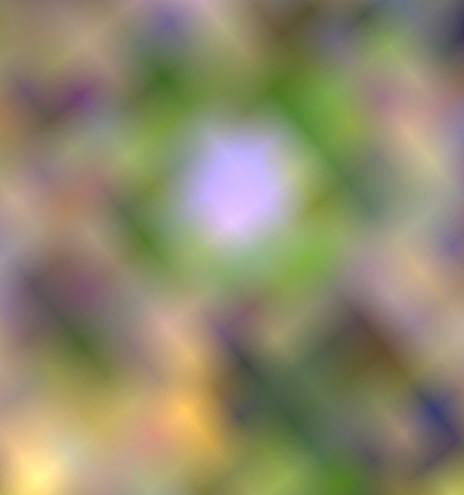
#> input picture Lab_4/low.jpg, 464 x 495 px
$ python Lab_4_1.py
#> lines starting #> are read from the running program, lines starting #| are printed output that depends on the picture; after the words box and inside, x2 and y2 are one past the last pixel; in counts of white or black regions, pixels touching at a corner belong together
import cv2
import numpy as np
import os

# Файли зображень
FILE_LANDSAT = 'low.jpg'
FILE_BING = 'bing.jpg'

# Розміри вікна
WINDOW_WIDTH = 800
WINDOW_HEIGHT = 600

# Глобальні змінні для стану
img_display = None
mode_current = None
window_name = None
trackbars_ready = False


def on_trackbar(val):
    # Перевірка готовності інтерфейсу
    if not trackbars_ready or img_display is None: return

    output = img_display.copy()
    h_img, w_img = img_display.shape[:2]

    # Маска для перегляду роботи алгоритму
    display_mask = np.zeros((h_img, w_img), dtype=np.uint8)

    # ==========================================================
    # РЕЖИМ 1: LANDSAT (Низька якість)
    # ==========================================================
    if mode_current == 'low':
        # Зчитування налаштувань
        thresh_white = cv2.getTrackbarPos('White Thresh', window_name)
        thresh_black = cv2.getTrackbarPos('Black Thresh', window_name)
        min_area = cv2.getTrackbarPos('Min Area', window_name)

        # Конвертація кольорових просторів
        hsv = cv2.cvtColor(img_display, cv2.COLOR_BGR2HSV)
        gray = cv2.cvtColor(img_display, cv2.COLOR_BGR2GRAY)

        # Попереднє розмиття та посилення контрасту
        blurred_gray = cv2.GaussianBlur(gray, (9, 9), 0)
        clahe = cv2.createCLAHE(clipLimit=8.0, tileGridSize=(8, 8))
        enhanced = clahe.apply(blurred_gray)

        # Виділення дуже світлих та дуже темних зон
        _, mask_white = cv2.threshold(enhanced, thresh_white, 255, cv2.THRESH_BINARY)
        _, mask_dark = cv2.threshold(enhanced, thresh_black, 255, cv2.THRESH_BINARY_INV)
        mask_brightness = cv2.bitwise_or(mask_white, mask_dark)

        # Пошук специфічних кольорів будинків (синій/фіолетовий відтінок)
        lower_blue_purple = np.array([100, 20, 20])
        upper_blue_purple = np.array([170, 255, 255])
        mask_special_buildings = cv2.inRange(hsv, lower_blue_purple, upper_blue_purple)

        # Об'єднання зон яскравості та кольору
        mask_candidates = cv2.bitwise_or(mask_brightness, mask_special_buildings)

        # Маска землі/трави для видалення (від червоного до зеленого)
        lower_ground = np.array([0, 20, 20])
        upper_ground = np.array([95, 255, 255])
        mask_garbage = cv2.inRange(hsv, lower_ground, upper_ground)

        # Фінальна маска: Кандидати мінус Сміття
        mask_keep = cv2.bitwise_not(mask_garbage)
        final_mask = cv2.bitwise_and(mask_candidates, mask_candidates, mask=mask_keep)

        # Морфологія: закриття дірок та видалення шуму
        kernel = np.ones((7, 7), np.uint8)
        final_mask = cv2.morphologyEx(final_mask, cv2.MORPH_CLOSE, kernel, iterations=2)
        final_mask = cv2.morphologyEx(final_mask, cv2.MORPH_OPEN, kernel, iterations=1)

        display_mask = final_mask

        # Пошук контурів
        contours, _ = cv2.findContours(final_mask, cv2.RETR_EXTERNAL, cv2.CHAIN_APPROX_SIMPLE)
        count = 0
        for cnt in contours:
            if cv2.contourArea(cnt) > min_area:
                x, y, w, h = cv2.boundingRect(cnt)
                # Ігнорування країв
                if x <= 2 or y <= 2 or (x + w) >= w_img - 2 or (y + h) >= h_img - 2: continue

                # Малювання: Товста рамка та великий шрифт
                cv2.rectangle(output, (x, y), (x + w, y + h), (0, 255, 0), 12)
                cv2.rectangle(output, (x, y - 160), (x + 200, y), (0, 0, 0), -1)
                cv2.putText(output, str(count + 1), (x + 10, y - 20),
                            cv2.FONT_HERSHEY_SIMPLEX, 6.0, (0, 255, 255), 12)
                count += 1

        # Загальний лічильник
        cv2.rectangle(output, (0, 0), (900, 200), (0, 0, 0), -1)
        cv2.putText(output, f"Found: {count}", (10, 150), cv2.FONT_HERSHEY_SIMPLEX, 5.0, (0, 255, 0), 10)

    # ==========================================================
    # РЕЖИМ 2: BING (Висока якість)
    # ==========================================================
    elif mode_current == 'bing':
        # Зчитування налаштувань
        blur_val = cv2.getTrackbarPos('Texture Smooth', window_name)
        contrast_clip = cv2.getTrackbarPos('Contrast Boost', window_name)
        dark_thresh = cv2.getTrackbarPos('Dark Thresh', window_name)
        max_sat = cv2.getTrackbarPos('Max Saturation', window_name)
        solidity_thresh = cv2.getTrackbarPos('Solidity %', window_name) / 100.0
        remove_roads = cv2.getTrackbarPos('Road Filter', window_name) / 100.0
        min_area = cv2.getTrackbarPos('Min Area', window_name)

        if blur_val < 1: blur_val = 1

        # Згладжування текстур (черепиця/асфальт)
        smoothed = cv2.bilateralFilter(img_display, 9, blur_val * 10, 75)
        gray = cv2.cvtColor(smoothed, cv2.COLOR_BGR2GRAY)

        # Локальне посилення контрасту
        limit = contrast_clip / 10.0 if contrast_clip > 0 else 0.1
        clahe = cv2.createCLAHE(clipLimit=limit, tileGridSize=(8, 8))
        gray_enhanced = clahe.apply(gray)

        # Отримання каналу насиченості (S)
        hsv = cv2.cvtColor(smoothed, cv2.COLOR_BGR2HSV)
        s_channel = hsv[:, :, 1]

        # Поріг 1: Темні об'єкти
        _, mask_dark = cv2.threshold(gray_enhanced, dark_thresh, 255, cv2.THRESH_BINARY_INV)
        # Поріг 2: Сірі об'єкти (без кольору, проти дерев)
        _, mask_gray_only = cv2.threshold(s_channel, max_sat, 255, cv2.THRESH_BINARY_INV)

        # Перетин масок
        final_mask = cv2.bitwise_and(mask_dark, mask_gray_only)

        # Морфологічна чистка
        kernel = np.ones((3, 3), np.uint8)
        final_mask = cv2.morphologyEx(final_mask, cv2.MORPH_OPEN, kernel, iterations=1)
        final_mask = cv2.morphologyEx(final_mask, cv2.MORPH_CLOSE, kernel, iterations=2)

        display_mask = final_mask

        # Обробка контурів
        contours, _ = cv2.findContours(final_mask, cv2.RETR_EXTERNAL, cv2.CHAIN_APPROX_SIMPLE)

        count = 0
        for cnt in contours:
            area = cv2.contourArea(cnt)
            # Фільтр площі (мін/макс)
            if area < min_area: continue
            if area > 80000: continue

            x, y, w, h = cv2.boundingRect(cnt)
            # Ігнорування країв (1px)
            if x <= 1 or y <= 1 or (x + w) >= w_img - 1 or (y + h) >= h_img - 1: continue

            # Фільтр пропорцій (проти доріг)
            aspect_ratio = float(w) / h if h > 0 else 0
            if aspect_ratio > 1: aspect_ratio = 1.0 / aspect_ratio
            if aspect_ratio < remove_roads: continue

            # Фільтр цілісності (проти дерев)
            hull = cv2.convexHull(cnt)
            hull_area = cv2.contourArea(hull)
            if hull_area == 0: continue
            solidity = float(area) / hull_area
            if solidity < solidity_thresh: continue

            # Малювання
            cv2.rectangle(output, (x, y), (x + w, y + h), (0, 255, 0), 3)
            cv2.rectangle(output, (x, y - 30), (x + 50, y), (0, 0, 0), -1)
            cv2.putText(output, str(count + 1), (x + 2, y - 5), cv2.FONT_HERSHEY_SIMPLEX, 1.0, (0, 255, 255), 2)
            count += 1

        # Лічильник
        cv2.rectangle(output, (0, 0), (250, 60), (0, 0, 0), -1)
        cv2.putText(output, f"Found: {count}", (10, 45), cv2.FONT_HERSHEY_SIMPLEX, 1.2, (0, 255, 0), 2)

    # Відображення результатів
    cv2.imshow(window_name, output)
    mask_color = cv2.cvtColor(display_mask, cv2.COLOR_GRAY2BGR)
    cv2.imshow('Logic View', mask_color)


def start_processing(mode):
    global img_display, mode_current, window_name, trackbars_ready

    trackbars_ready = False
    mode_current = mode
    filename = FILE_LANDSAT if mode == 'low' else FILE_BING

    # Перевірка наявності файлу
    if not os.path.exists(filename):
        print(f"Error: {filename} not found.")
        return

    original = cv2.imread(filename)
    if original is None: return

    h, w = original.shape[:2]

    # Масштабування зображення
    if mode == 'low':
        scale = 10
        img_display = cv2.resize(original, (w * scale, h * scale), interpolation=cv2.INTER_NEAREST)
        window_name = "Landsat"
    else:
        target_width = WINDOW_WIDTH
        scale = target_width / w if w > target_width else 1
        img_display = cv2.resize(original, (int(w * scale), int(h * scale)))
        window_name = "Bing"

    # Створення вікон
    cv2.namedWindow(window_name, cv2.WINDOW_NORMAL)
    cv2.resizeWindow(window_name, WINDOW_WIDTH, WINDOW_HEIGHT)

    cv2.namedWindow('Logic View', cv2.WINDOW_NORMAL)
    cv2.resizeWindow('Logic View', 400, 300)

    # Ініціалізація трекбарів
    if mode == 'low':
        cv2.createTrackbar('White Thresh', window_name, 190, 255, on_trackbar)
        cv2.createTrackbar('Black Thresh', window_name, 47, 255, on_trackbar)
        cv2.createTrackbar('Min Area', window_name, 2877, 10000, on_trackbar)
    else:
        cv2.createTrackbar('Texture Smooth', window_name, 12, 20, on_trackbar)
        cv2.createTrackbar('Contrast Boost', window_name, 2, 100, on_trackbar)
        cv2.createTrackbar('Dark Thresh', window_name, 182, 255, on_trackbar)
        cv2.createTrackbar('Max Saturation', window_name, 40, 255, on_trackbar)
        cv2.createTrackbar('Solidity %', window_name, 0, 100, on_trackbar)
        cv2.createTrackbar('Road Filter', window_name, 1, 100, on_trackbar)
        cv2.createTrackbar('Min Area', window_name, 404, 10000, on_trackbar)

    trackbars_ready = True
    on_trackbar(0)

    # Головний цикл
    while True:
        if cv2.waitKey(100) & 0xFF == ord('q'):
            break
    cv2.destroyAllWindows()


if __name__ == "__main__":
    choice = input("1 - Landsat\n2 - Bing\nChoice: ")
#> the answer given: 1
    if choice == '1':
        start_processing('low')
#> in start_processing, original is the input picture: shape (495, 464, 3); mean B, G, R 109.3, 137.1, 143.1
#> in on_trackbar, `hsv = cv2.cvtColor(img_display, cv2.COLOR_BGR2HSV)`: hsv: shape (4950, 4640, 3); mean H, S, V 43.8, 73.3, 150
#> in on_trackbar, `enhanced = clahe.apply(blurred_gray)`:
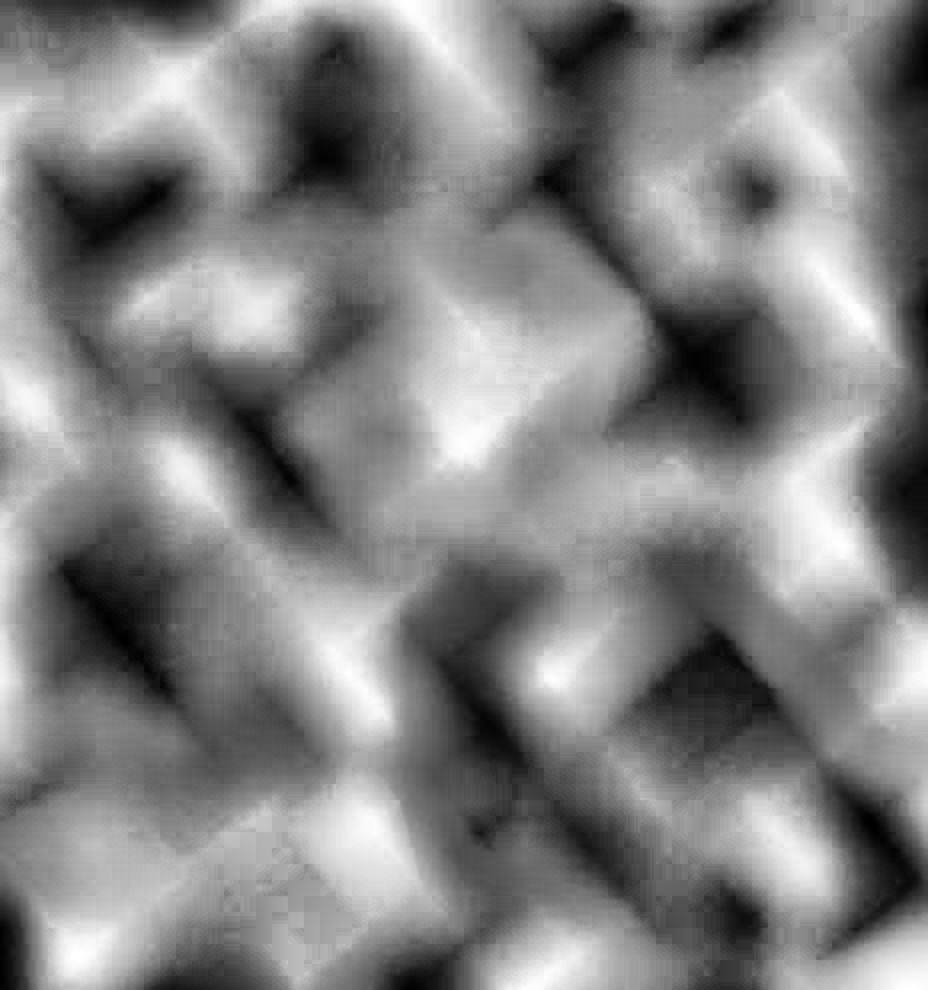
#> enhanced: shape (4950, 4640) (shown at 1/5 size); min 0, max 255, mean 130.4
#> in on_trackbar, `_, mask_white = cv2.threshold(enhanced, thresh_white, 255, cv2.THRESH_..`:
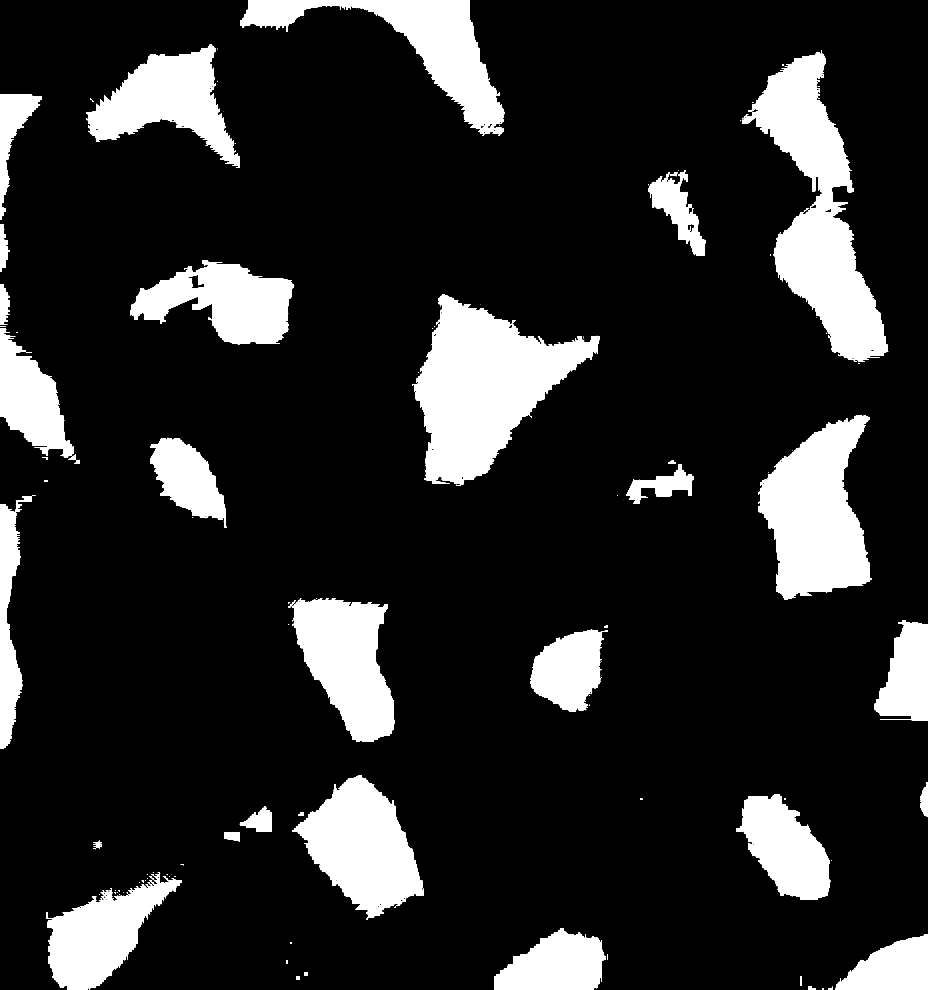
#> mask_white: shape (4950, 4640) (shown at 1/5 size); 15.7% white; 132 white regions (54 under 20 px), largest, box (x1, y1, x2, y2) and area: (2070, 1470, 2992, 2421) 450445, (3710, 250, 4441, 1810) 438576, (3790, 2076, 4360, 2998) 335647
#> in on_trackbar, `_, mask_dark = cv2.threshold(enhanced, thresh_black, 255, cv2.THRESH_B..`: mask_dark: shape (4950, 4640); 8.8% white; 73 white regions (15 under 20 px), largest, box (x1, y1, x2, y2) and area: (289, 2770, 881, 3520) 242562, (3249, 1560, 3770, 2150) 210073, (3260, 3120, 3910, 3670) 181564
#> in on_trackbar, `mask_special_buildings = cv2.inRange(hsv, lower_blue_purple, upper_blu..`: mask_special_buildings: shape (4950, 4640); 9.1% white; 21 white regions, largest, box (x1, y1, x2, y2) and area: (1830, 1320, 2820, 2370) 801400, (4120, 3890, 4640, 4650) 234600, (0, 2280, 420, 3280) 225800
#> in on_trackbar, `mask_candidates = cv2.bitwise_or(mask_brightness, mask_special_buildin..`: mask_candidates: shape (4950, 4640); 29.5% white; 200 white regions (64 under 20 px), largest, box (x1, y1, x2, y2) and area: (1830, 1320, 2992, 2421) 844867, (0, 2280, 1040, 3744) 547305, (3710, 250, 4441, 1810) 438576
#> in on_trackbar, `mask_garbage = cv2.inRange(hsv, lower_ground, upper_ground)`:
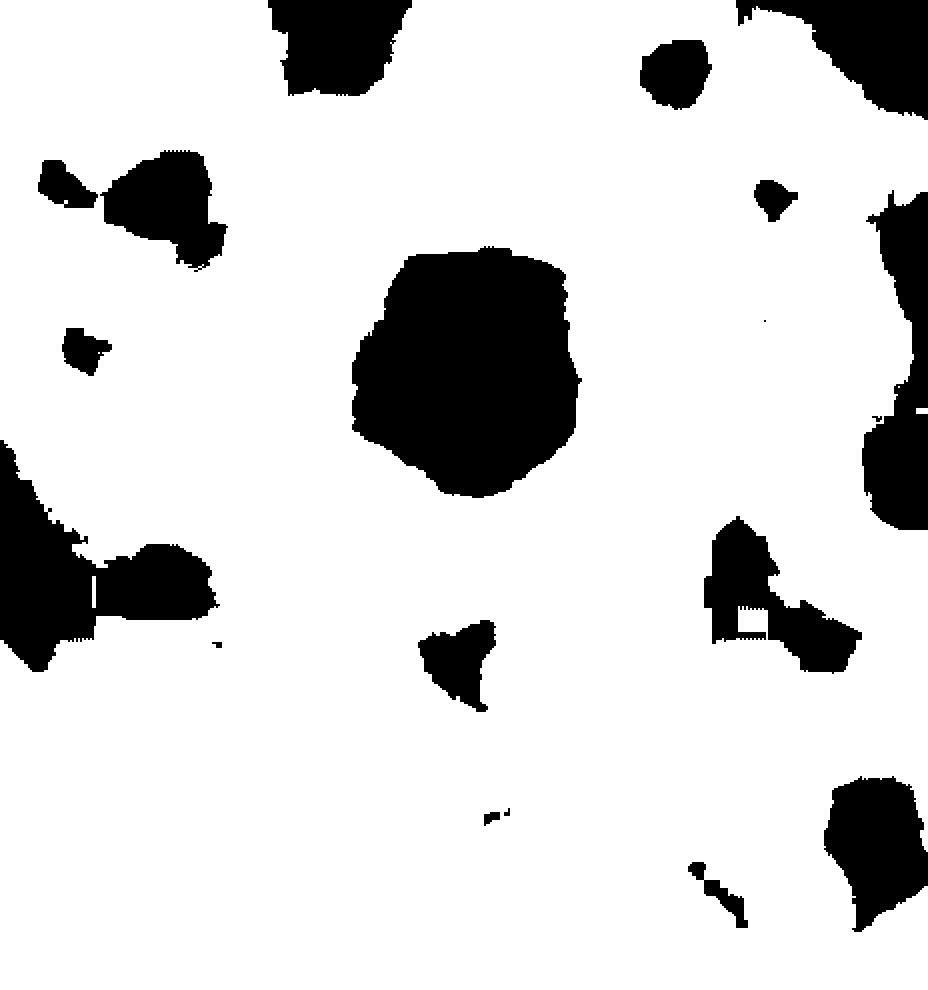
#> mask_garbage: shape (4950, 4640) (shown at 1/5 size); 84.2% white; 19 black regions, largest, box (x1, y1, x2, y2) and area: (1760, 1230, 2910, 2490) 1099900, (0, 2200, 1100, 3360) 531700, (4310, 950, 4640, 2650) 340100
#> in on_trackbar, `final_mask = cv2.bitwise_and(mask_candidates, mask_candidates, mask=ma..`:
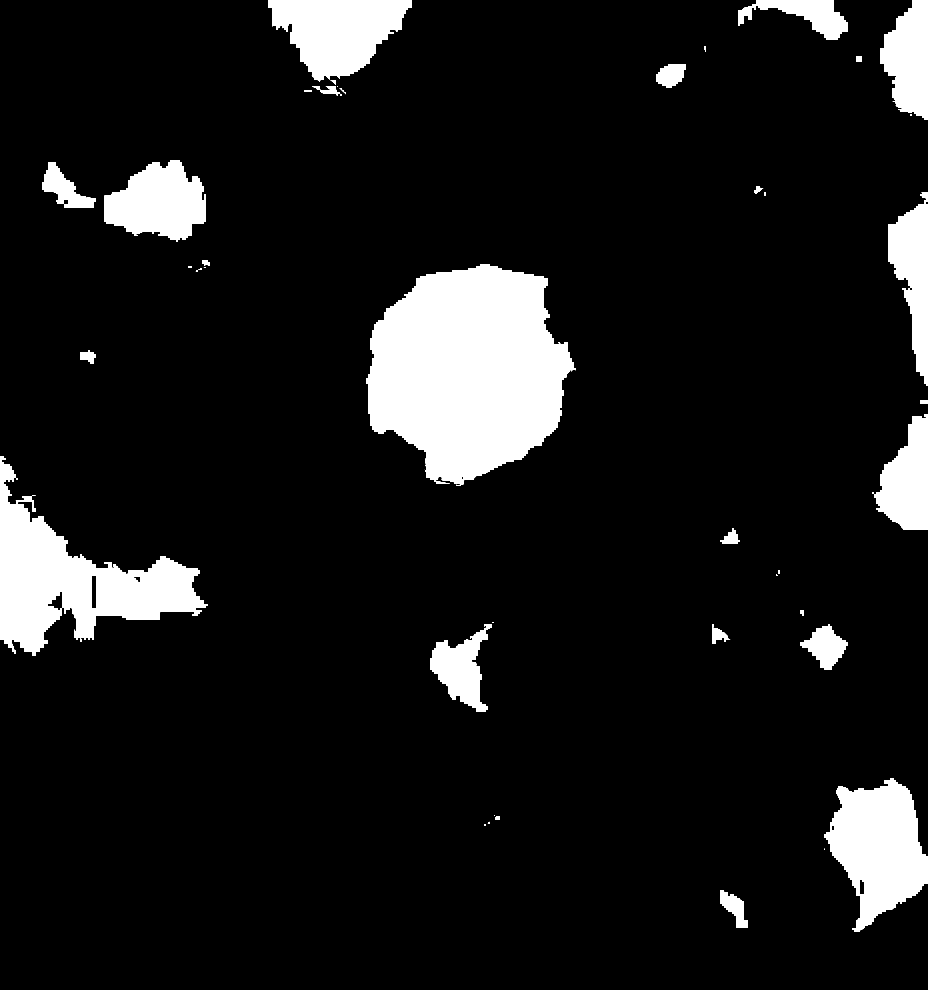
#> final_mask: shape (4950, 4640) (shown at 1/5 size); 10.1% white; 52 white regions (6 under 20 px), largest, box (x1, y1, x2, y2) and area: (1830, 1320, 2880, 2421) 829448, (0, 2280, 1040, 3280) 389160, (4120, 3890, 4640, 4660) 244025
#> in on_trackbar, `final_mask = cv2.morphologyEx(final_mask, cv2.MORPH_CLOSE, kernel, ite..`: final_mask: shape (4950, 4640); 10.2% white; 39 white regions (3 under 20 px), largest, box (x1, y1, x2, y2) and area: (1830, 1320, 2880, 2429) 831445, (0, 2280, 1040, 3280) 395530, (4120, 3890, 4640, 4660) 244697
#> in on_trackbar, `final_mask = cv2.morphologyEx(final_mask, cv2.MORPH_OPEN, kernel, iter..`: final_mask: shape (4950, 4640); 10.2% white; 34 white regions
#> in on_trackbar, `contours, _ = cv2.findContours(final_mask, cv2.RETR_EXTERNAL, cv2.CHAI..`: contours = 34 contours; largest, box (x1, y1, x2, y2) and area: (1830, 1320, 2879, 2429) 829612, (0, 2280, 1040, 3280) 398884, (4120, 3890, 4640, 4660) 244566, (1340, 0, 2060, 404) 186294, (520, 800, 1030, 1210) 142200
#> the loop in on_trackbar, `for cnt in contours:` made 34 passes
#> (x, y, w, h) on passes 1, 5, 6, 7, 8, 12, 13, 14, 16, 20, 22, 25: (3600, 4450, 140, 190), (4120, 3890, 520, 770), (3560, 3122, 81, 98), (4000, 3120, 240, 230), (2150, 3120, 310, 440), (3600, 2640, 100, 80), (0, 2280, 1040, 1000), (4360, 2070, 280, 580), (400, 1750, 80, 70), (1830, 1320, 1049, 1109), (4440, 960, 200, 968), (210, 810, 270, 230)
#> cnt on passes 2, 10, 11, 15, 23, 30: [[2420, 4120], [2420, 4129], [2429, 4129], [2429, 4120]], [[3880, 2872], [3880, 2879], [3889, 2879], [3889, 2872]], [[3890, 2850], [3890, 2869], [3899, 2869], [3899, 2850]], [[4600, 2000], [4600, 2019], [4639, 2019], [4639, 2000]], [[3820, 960], [3820, 979], [3829, 979], [3829, 960]], [[4280, 280], [4280, 309], [4309, 309], [4309, 280]]
#> after the loop in on_trackbar, `for cnt in contours:`:
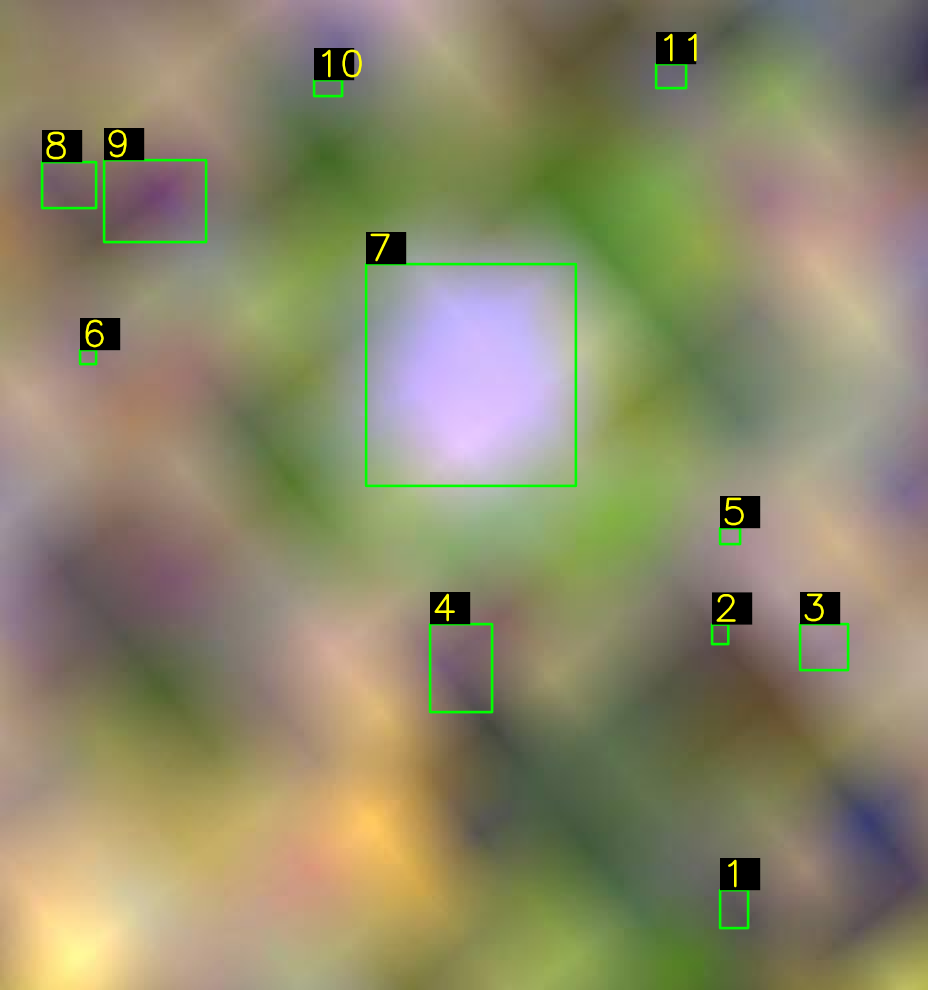
#> output: shape (4950, 4640, 3) (shown at 1/5 size); mean B, G, R 106.7, 136.4, 140.6
#> after the loop in on_trackbar, `for cnt in contours:`: count = 11
#> in on_trackbar, `mask_color = cv2.cvtColor(display_mask, cv2.COLOR_GRAY2BGR)`: mask_color: shape (4950, 4640, 3); 10.2% white; 34 white regions, largest, box (x1, y1, x2, y2) and area: (1830, 1320, 2879, 2429) 831358, (0, 2280, 1040, 3280) 395529, (4120, 3890, 4640, 4660) 244697
#> (key q is pressed here)
    else:
        start_processing('bing')
